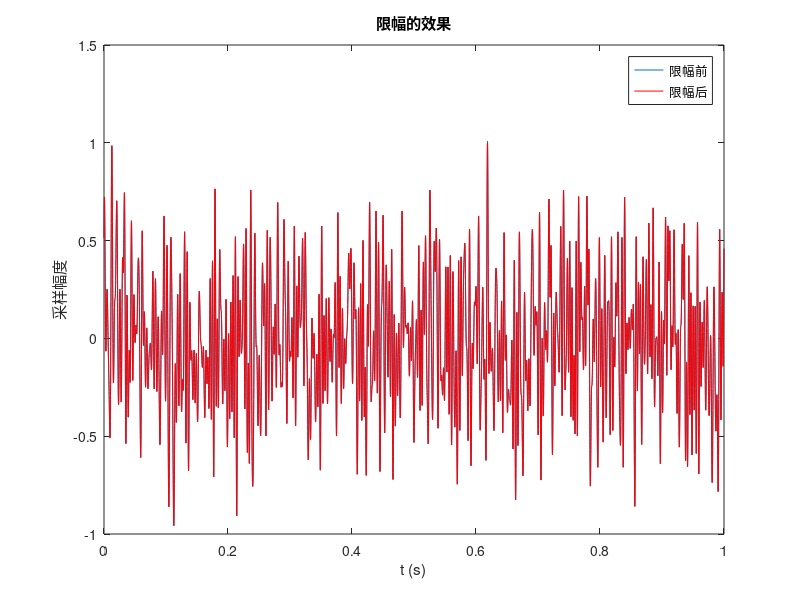
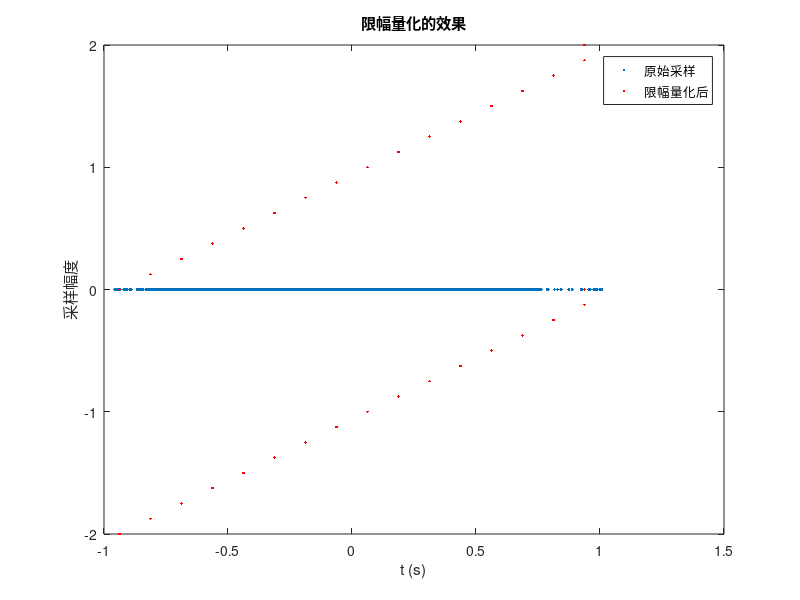
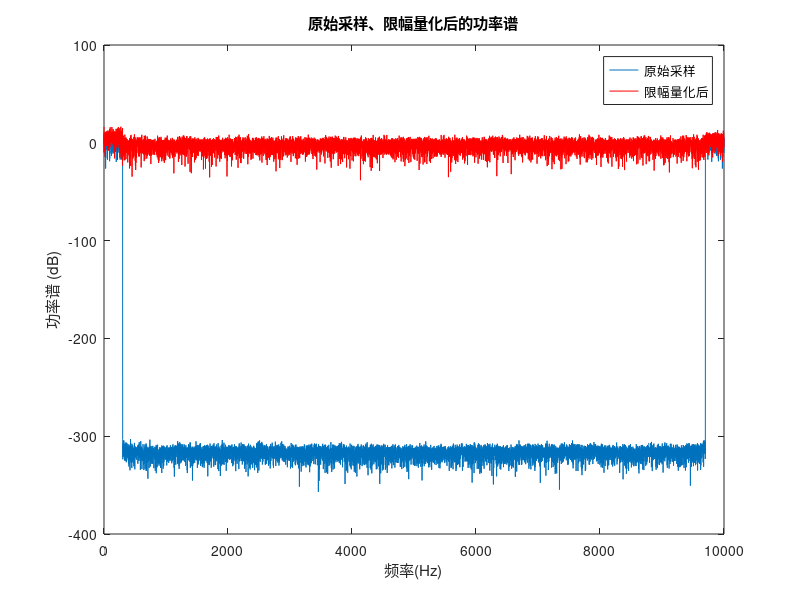

Write MATLAB code to recreate these figures, in order.
fs=10000;
T=1;
fc=31.415926;
B=300;
quantization_bits=4;
esp=1e-10;
normalized_effecive_power_dB=-10;

Amax=1;
step_size=(2*Amax/(2^quantization_bits));

t=0:1/fs:T;
rs=randn(1,length(t));
frs=fft(rs);
mask=zeros(1,length(t));
endF=round((length(t)-1)/fs*B);
mask(1:endF+1)=mask(1:endF+1)+1;
mask(end-endF+1:end)=mask(end-endF+1:end)+1;
ffrs=frs.*mask;
s=ifft(ffrs)*sqrt(fs/2/B);

s=s*sqrt(10^(normalized_effecive_power_dB/10));  %改变信源的功率

sq=(s-(s-(Amax-esp)).*floor(sign(s-(Amax-esp))/2+0.7)+(-Amax-s).*floor(sign(-Amax-s)/2+0.7))/step_size;
dsq=(floor(sq)+0.5)*step_size;
lsq=sq*step_size;

elsq=lsq-s;
figure;plot(t,s);hold on;plot(t,lsq,'r');
title('限幅的效果');xlabel('t (s)');ylabel('采样幅度');legend('限幅前','限幅后');
[(elsq*elsq')/length(elsq) (elsq*elsq')/(s*s')]
%显示过载误差功率、过载误差与信号的功率比
esq=dsq-s;

figure;plot(s,'.');hold on; plot(dsq,'r.');
title('限幅量化的效果');xlabel('t (s)');ylabel('采样幅度');legend('原始采样','限幅量化后');
figure;
plot((0:length(s)-1)/length(s)*fs,20*log10(abs(fft(s)/sqrt(length(s))/sqrt(T))));hold on;
plot((0:length(s)-1)/length(s)*fs,20*log10(abs(fft(dsq)/sqrt(length(s))/sqrt(T))),'r');
title('原始采样、限幅量化后的功率谱');xlabel('频率(Hz)');ylabel('功率谱 (dB)');legend('原始采样','限幅量化后');
%显示功率谱：原始采样、限幅量化后的采样

recover_sq=ifft(fft(dsq).*mask);
recover_esq=recover_sq-s;
10*log10([mean(s.*s) mean(esq.*esq) mean(recover_esq.*recover_esq)])
%显示信号功率、限幅量化直接重构的噪声功率、限幅量化滤波重构的噪声功率
